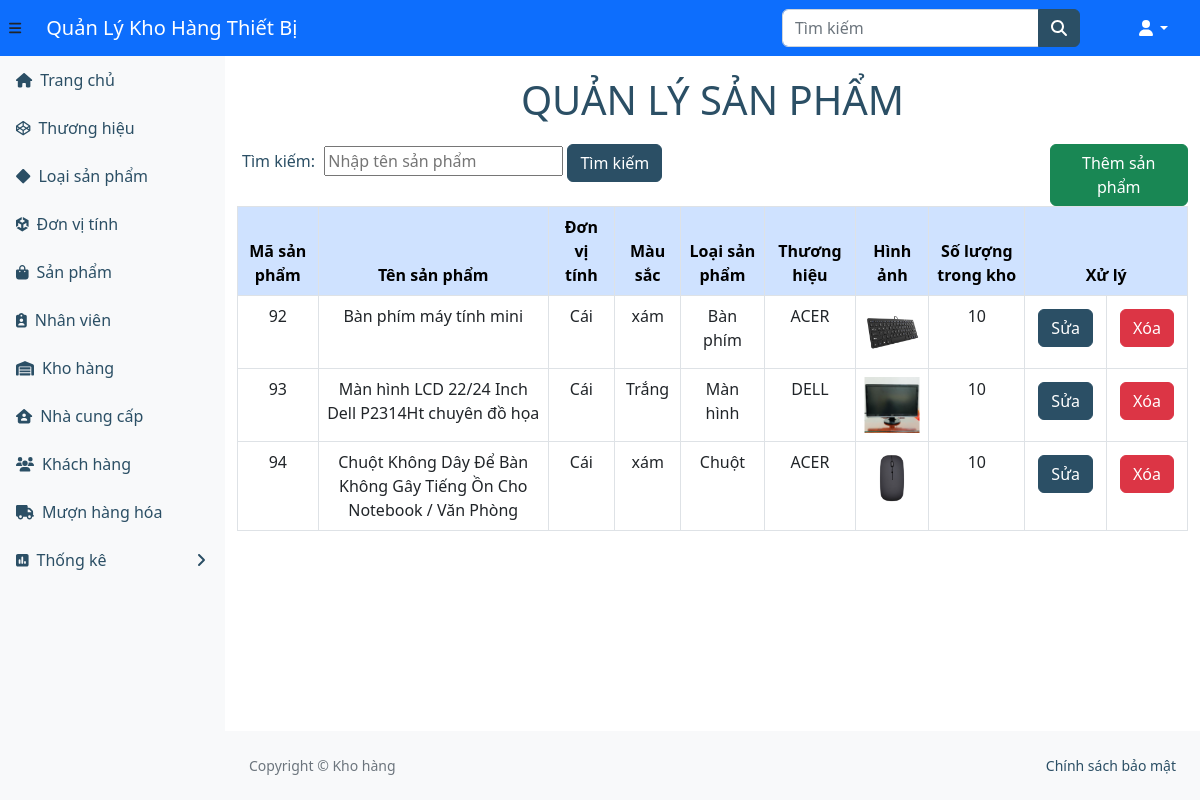
The page /ql-kho/sanpham.php (signed in) on the database its author committed.
### tables this page shows
CREATE TABLE `sanpham` (
  `masanpham` int(11) NOT NULL,
  `tensanpham` varchar(255) DEFAULT NULL,
  `mausac` varchar(255) DEFAULT NULL,
  `loaisanpham` int(11) DEFAULT NULL,
  `mathuonghieu` int(11) DEFAULT NULL,
  `kichthuoc` varchar(255) DEFAULT NULL,
  `hinhanh` varchar(255) DEFAULT NULL,
  `dongia` varchar(255) DEFAULT NULL,
  `donvitinh` int(11) DEFAULT NULL
);

CREATE TABLE `donvitinh` (
  `madonvitinh` int(255) NOT NULL,
  `tendonvitinh` varchar(255) NOT NULL
);

CREATE TABLE `loaisanpham` (
  `maloaisanpham` int(11) NOT NULL,
  `tenloaisanpham` varchar(255) DEFAULT NULL
);

CREATE TABLE `thuonghieu` (
  `mathuonghieu` int(11) NOT NULL,
  `tenthuonghieu` varchar(255) DEFAULT NULL
);

### ql-kho/sanpham.php (the view)
<?php
include_once ("header.php");
?>
<h1 class="tieudeform">Quản lý sản phẩm </h1>
<div class="row">
    <div class="col-md-10">
        <form method="GET" action="">
            <label for="search">Tìm kiếm:</label>
            <input type="text" name="search" id="search" placeholder="Nhập tên sản phẩm">
            <button type="submit" class="btn btn-primary">Tìm kiếm</button> <br><br>
        </form>
    </div>
    <div class="col-md-2 text-right">
<a class='btn btn-success' href='themsp.php'>Thêm sản phẩm</a>
    </div>
</div>
<table class="table table-hover ">
    <thead class="table-primary">
        <tr>
            <th>Mã sản phẩm</th>
            <th>Tên sản phẩm</th>
            <th>Đơn vị tính</th>
            <th>Màu sắc</th>
            <th>Loại sản phẩm</th>
            <th>Thương hiệu</th>
            <th>Hình ảnh</th>
            <th>Số lượng trong kho</th>
            <th style="text-align:center" colspan="2">Xử lý</th>
        </tr>
    </thead>
    <?php
    $timkiem_tukhoa = isset($_GET['search']) ? $_GET['search'] : '';
    $sql = "SELECT sanpham.*, donvitinh.tendonvitinh, loaisanpham.tenloaisanpham, thuonghieu.tenthuonghieu
        FROM sanpham
        JOIN loaisanpham ON sanpham.loaisanpham = loaisanpham.maloaisanpham
        JOIN thuonghieu ON sanpham.mathuonghieu = thuonghieu.mathuongHieu
        JOIN donvitinh ON sanpham.donvitinh = donvitinh.madonvitinh
        WHERE sanpham.tensanpham LIKE '%$timkiem_tukhoa%'
        ORDER BY masanpham ASC";
    $kq = $conn->query($sql) or die("Không thể xem sản phẩm");
    while ($row = mysqli_fetch_array($kq)) {
        echo ("<tr>");
        $masanpham = $row["masanpham"];
        echo ("<td>" . $row["masanpham"] . "</td>");
        echo ("<td>" . $row["tensanpham"] . "</td>");
        echo ("<td>" . $row["tendonvitinh"] . "</td>");
        echo ("<td>" . $row["mausac"] . "</td>");
        echo ("<td>" . $row["tenloaisanpham"] . "</td>");
        echo ("<td>" . $row["tenthuonghieu"] . "</td>");
        echo ("<td><img class='img-fluid' height='100px' width='100px'  src='" . $row['hinhanh'] . "' alt='Hình ảnh sản phẩm'></td>");
        echo ("<td>" . $row["dongia"] . "</td>");
        echo ("<td><a class='btn btn-primary' href='suasp.php?mm=$masanpham'>Sửa</a></td>");
        echo ("<td>");
        ?>
        <a onclick="return confirm('Bạn có thật sự muốn xoá không')" class="btn btn-danger"
            href="xoasp.php?mm=<?php echo $masanpham; ?>">Xóa</a>
        <?php
        echo ("</td>");
        echo ("</tr>");
    }
    ?>
</table><br>
<?php
include ("footer.php");
?>
</body>
</html>

### ql-kho/header.php (shortened to what this page needs)
<!DOCTYPE html>
<html lang="en">
<head>
    <link href="https://cdn.jsdelivr.net/npm/simple-datatables@7.1.2/dist/style.min.css" rel="stylesheet" />
    <link href="css/styles.css" rel="stylesheet" />
</head>
<body class="sb-nav-fixed">
    <nav class="sb-topnav navbar navbar-expand navbar-light bg-primary">
        <button class="btn btn-link btn-sm order-1 order-lg-0 me-4 me-lg-0" id="sidebarToggle" href="#!"><i class="fas fa-bars"></i></button>
        <a class="navbar-brand ps-3" href="index.php">Quản Lý Kho Hàng Thiết Bị</a>
        <form class="d-none d-md-inline-block form-inline ms-auto me-0 me-md-5 my-2 my-md-0">
            <div class="input-group">
                <input class="form-control" type="text" placeholder="Tìm kiếm" aria-label="Search for..." aria-describedby="btnNavbarSearch" />
                <button class="btn btn-primary" id="btnNavbarSearch" type="button"><i class="fas fa-search"></i></button>
            </div>
        </form>
        <ul class="navbar-nav ms-auto ms-md-0 me-3 me-lg-4">
            <li class="nav-item dropdown">
                <a class="nav-link dropdown-toggle" id="navbarDropdown" href="#" role="button" data-bs-toggle="dropdown" aria-expanded="false"><i class="fas fa-user fa-fw"></i></a>
            </li>
        </ul>
    </nav>
    <div id="layoutSidenav">
        <div id="layoutSidenav_nav">
            <nav class="sb-sidenav accordion sb-sidenav-primary bg-light" id="sidenavAccordion">
                <div class="sb-sidenav-menu">
                    <div class="nav">
                        <a class="nav-link" href="index.php">
                            <div class="sb-nav-link-icon"><i class="fas fa-home"></i></div>
                            Trang chủ
                        </a>
                        <a class="nav-link collapsed" href="thuonghieu.php">
                            <div class="sb-nav-link-icon"><i class="fa-brands fa-codepen"></i></div>
                            Thương hiệu
                        </a>
                        <a class="nav-link collapsed" href="loaisanpham.php">
                            <div class="sb-nav-link-icon"><i class="fa-solid fa-diamond"></i></div>
                            Loại sản phẩm
                        </a>
                        <a class="nav-link collapsed" href="donvitinh.php">
                            <div class="sb-nav-link-icon"><i class="fa-brands fa-unity"></i></div>
                            Đơn vị tính
                        </a>
                        <a class="nav-link collapsed" href="sanpham.php">
                            <div class="sb-nav-link-icon"><i class="fa-solid fa-bag-shopping"></i></div>
                            Sản phẩm
                        </a>
                        <a class="nav-link collapsed" href="nhanvien.php">
                            <div class="sb-nav-link-icon"><i class="fa-solid fa-clipboard-user"></i></div>
                            Nhân viên
                        </a>
                        <a class="nav-link collapsed" href="khohang.php">
                            <div class="sb-nav-link-icon"><i class="fa-solid fa-warehouse"></i></div>
                            Kho hàng
                        </a>
                        <a class="nav-link collapsed" href="nhacungcap.php">
                            <div class="sb-nav-link-icon"><i class="fa-solid fa-house-user"></i></div>
                            Nhà cung cấp
                        </a>
                        <a class="nav-link collapsed" href="khachhang.php">
                            <div class="sb-nav-link-icon"><i class="fas fa-users"></i></div>
                            Khách hàng
                        </a>
                        <a class="nav-link collapsed" href="phieuxuathang.php">
                            <div class="sb-nav-link-icon"><i class="fas fa-truck"></i></div>
                            Mượn hàng hóa
                        </a>
                        <li class="nav-item dropdown">
                            <a class="nav-link collapsed" href="#" data-bs-toggle="collapse" data-bs-target="#collapseLayouts" aria-expanded="false" aria-controls="collapseLayouts">
                                <div class="sb-nav-link-icon"><i class="fa-solid fa-square-poll-vertical"></i></div>
                                Thống kê
                                <div class="sb-sidenav-collapse-arrow"><i class="fas fa-angle-down"></i></div>
                            </a>
                    </div>
                </div>
            </nav>
        </div>
        <div id="layoutSidenav_content">
            <main class="container">

### ql-kho/footer.php (shortened to what this page needs)
</main>
            <footer class="py-4 bg-light mt-auto">
                <div class="container-fluid px-4">
                    <div class="d-flex align-items-center justify-content-between small">
                        <div class="text-muted">Copyright &copy; Kho hàng</div>
                        <div>
                            <a href="#" class="text-decoration-none
                            ">Chính sách bảo mật</a>
                        </div>
                    </div>
                </div>
            </footer>
        </div>
    </div>
</body>
</html>

### ql-kho/header.php (style rules this page uses)
h1.tieudeform { text-align: center; text-transform: uppercase; color: #2b4f65; margin: 20px; }
label { margin: 5px; color: #2b4f65; }
td, th { text-align: center; border: 1px solid #dee2e6; padding: 8px; }
.nav-link { color: #2b4f65; }
.navbar-brand { color: #fff; }
.navbar-nav .nav-link { color: #fff; }

### rows shown on the page
sanpham: masanpham "92", tensanpham "Bàn phím máy tính mini", donvitinh.tendonvitinh "Cái", mausac "xám", loaisanpham.tenloaisanpham "Bàn phím", mathuonghieu.tenthuonghieu "ACER", hinhanh (picture), dongia "10"
sanpham: masanpham "93", tensanpham "Màn hình LCD 22/24 Inch Dell P2314Ht chuyên đồ họa", donvitinh.tendonvitinh "Cái", mausac "Trắng", loaisanpham.tenloaisanpham "Màn hình", mathuonghieu.tenthuonghieu "DELL", hinhanh (picture), dongia "10"
sanpham: masanpham "94", tensanpham "Chuột Không Dây Để Bàn Không Gây Tiếng Ồn Cho Notebook / Văn Phòng", donvitinh.tendonvitinh "Cái", mausac "xám", loaisanpham.tenloaisanpham "Chuột", mathuonghieu.tenthuonghieu "ACER", hinhanh (picture), dongia "10"
